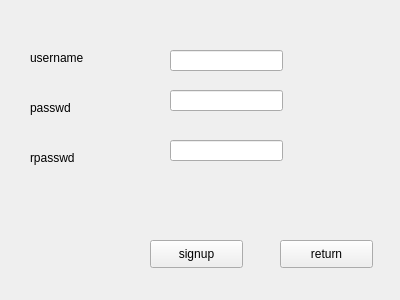
<?xml version="1.0" encoding="UTF-8"?>
<ui version="4.0">
 <class>signup</class>
 <widget class="QWidget" name="signup">
  <property name="geometry">
   <rect>
    <x>0</x>
    <y>0</y>
    <width>400</width>
    <height>300</height>
   </rect>
  </property>
  <property name="windowTitle">
   <string>Form</string>
  </property>
  <widget class="QLabel" name="label">
   <property name="geometry">
    <rect>
     <x>30</x>
     <y>50</y>
     <width>72</width>
     <height>15</height>
    </rect>
   </property>
   <property name="text">
    <string>username</string>
   </property>
  </widget>
  <widget class="QLabel" name="label_2">
   <property name="geometry">
    <rect>
     <x>30</x>
     <y>100</y>
     <width>72</width>
     <height>15</height>
    </rect>
   </property>
   <property name="text">
    <string>passwd</string>
   </property>
  </widget>
  <widget class="QLabel" name="label_3">
   <property name="geometry">
    <rect>
     <x>30</x>
     <y>150</y>
     <width>72</width>
     <height>15</height>
    </rect>
   </property>
   <property name="text">
    <string>rpasswd</string>
   </property>
  </widget>
  <widget class="QLineEdit" name="userup">
   <property name="geometry">
    <rect>
     <x>170</x>
     <y>50</y>
     <width>113</width>
     <height>21</height>
    </rect>
   </property>
  </widget>
  <widget class="QLineEdit" name="passup">
   <property name="geometry">
    <rect>
     <x>170</x>
     <y>90</y>
     <width>113</width>
     <height>21</height>
    </rect>
   </property>
  </widget>
  <widget class="QLineEdit" name="passupr">
   <property name="geometry">
    <rect>
     <x>170</x>
     <y>140</y>
     <width>113</width>
     <height>21</height>
    </rect>
   </property>
  </widget>
  <widget class="QPushButton" name="buup">
   <property name="geometry">
    <rect>
     <x>150</x>
     <y>240</y>
     <width>93</width>
     <height>28</height>
    </rect>
   </property>
   <property name="text">
    <string>signup</string>
   </property>
  </widget>
  <widget class="QPushButton" name="returnup">
   <property name="geometry">
    <rect>
     <x>280</x>
     <y>240</y>
     <width>93</width>
     <height>28</height>
    </rect>
   </property>
   <property name="text">
    <string>return</string>
   </property>
  </widget>
 </widget>
 <resources/>
 <connections/>
</ui>
